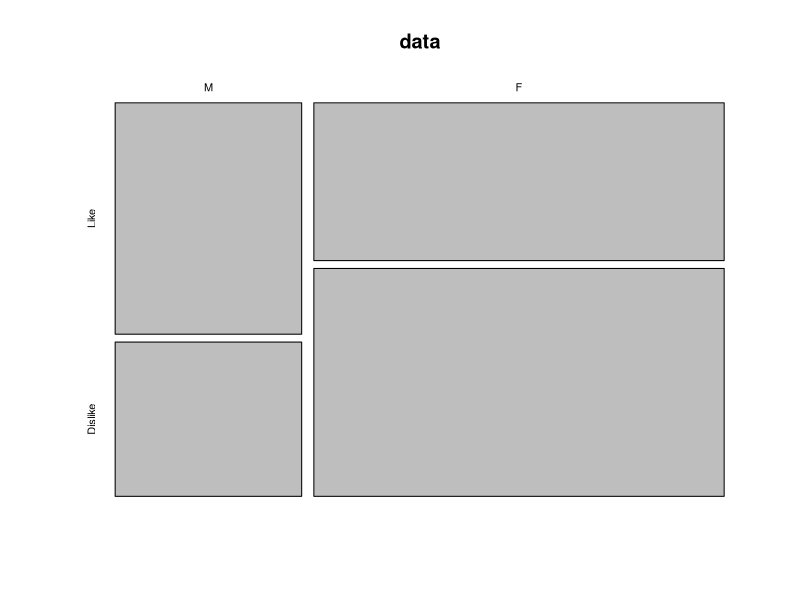
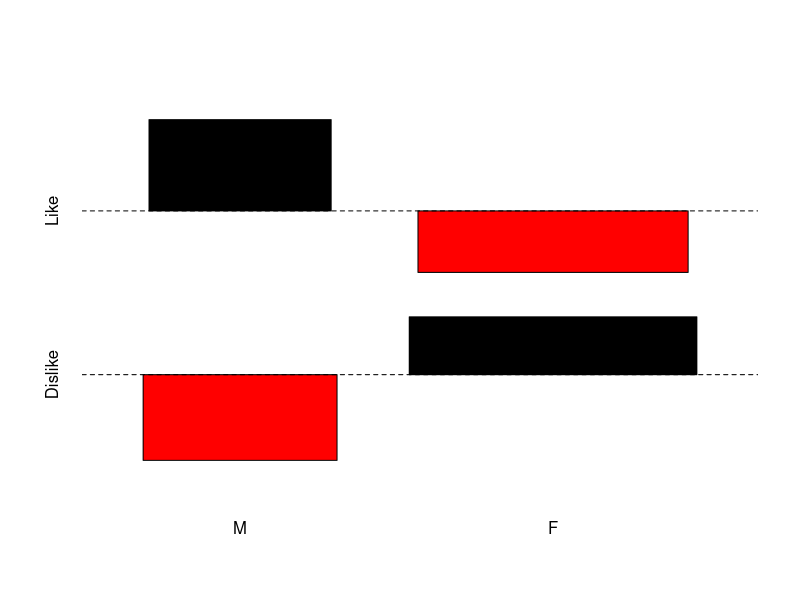

The R source for these figures, in order:
# Input data
data=matrix(c(30,45,20,65),nrow=2,ncol=2)

# Naming data
rownames(data)=c("M","F")
colnames(data)=c("Like","Dislike")

# Graphing
mosaicplot(data) # Mosaic plot
assocplot(data) # Association plot

# Chi-squared test
print(chisq.test(data))

# Fisher test
print(fisher.test(data))
